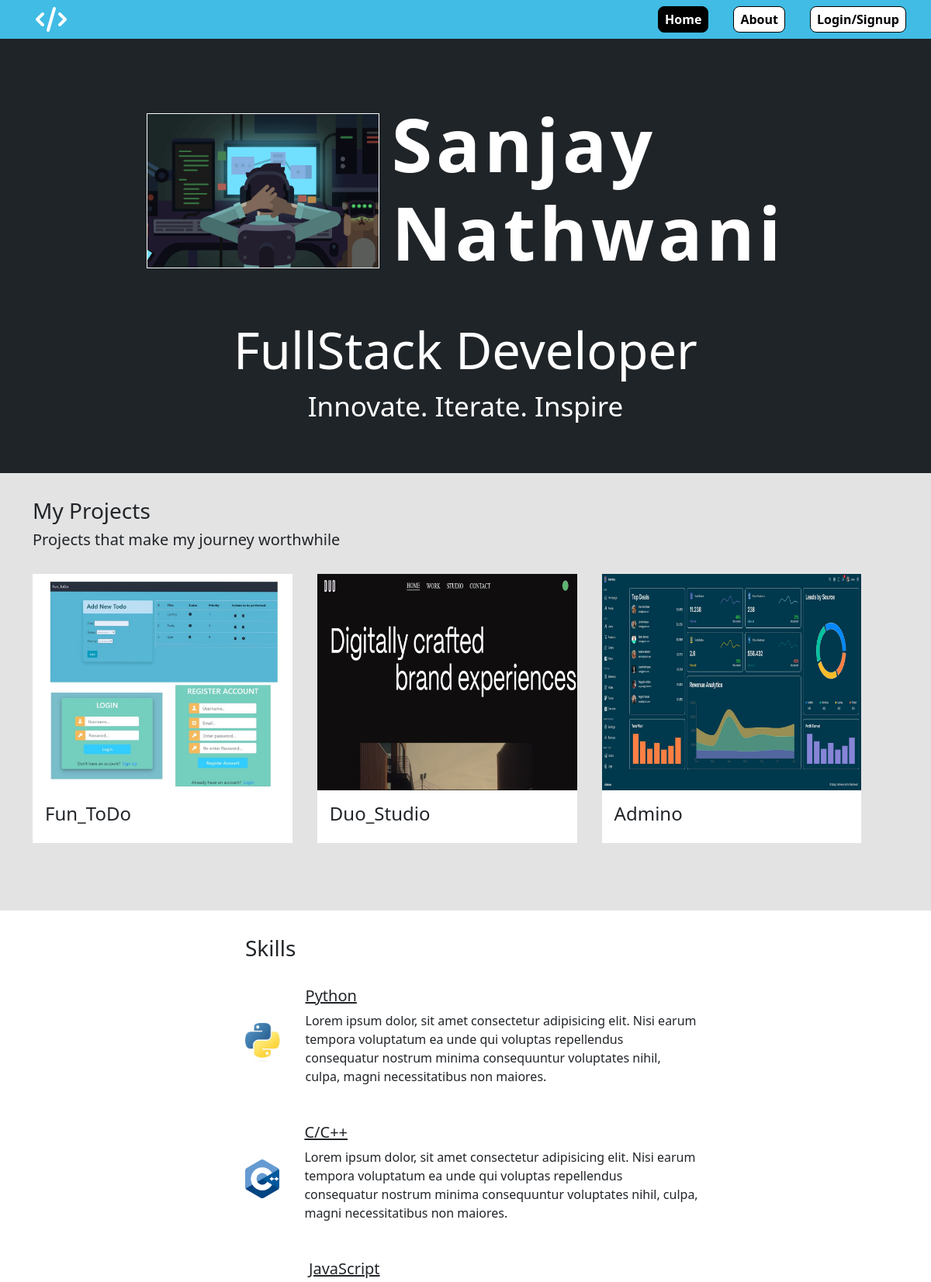
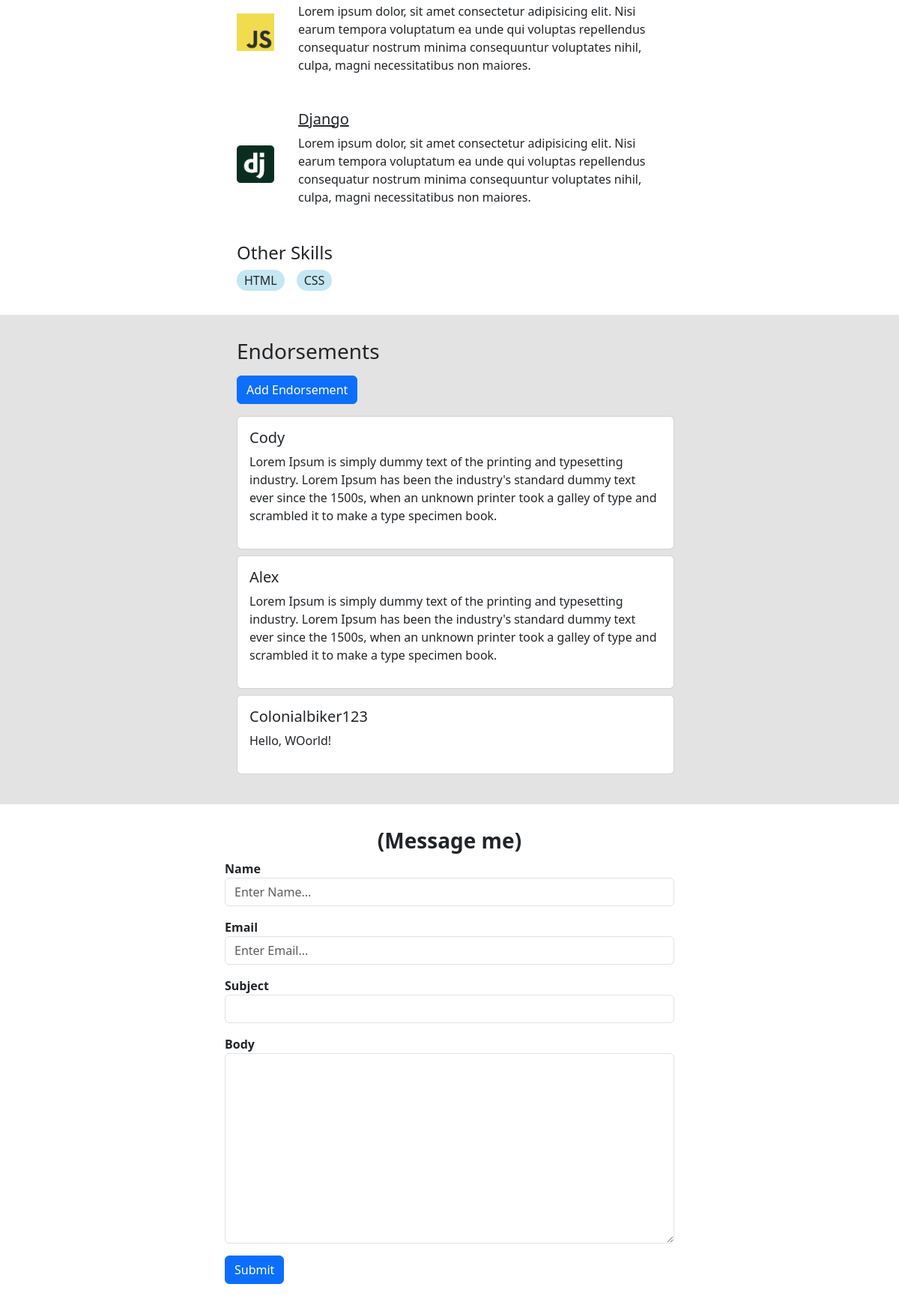
The page / on the database its author committed (2 pictures, top to bottom).
### core/models.py (models this page shows, shortened)
class Project(models.Model):
    title = models.CharField(max_length=200)
    thumbnail = models.ImageField(null=True)
    body = RichTextUploadingField()
    slug = models.SlugField(null=True,blank=True)
    created = models.DateTimeField(auto_now_add=True)
    id = models.UUIDField(default=uuid.uuid4,unique=True,primary_key=True,editable=False)

class Skill(models.Model):
    title = models.CharField(max_length=200,null=True)
    body = models.TextField(null=True,blank=True)
    logo = models.ImageField(null=True)
    created = models.DateTimeField(auto_now_add=True)

class Endorsement(models.Model):
    name = models.CharField(max_length=200,null=True,blank=True)
    body = models.TextField()
    approved = models.BooleanField(default=False,null=True)
    featured = models.BooleanField(default=False)

class Message(models.Model):
    name = models.CharField(max_length=250,null=True)
    email = models.EmailField(max_length=254,null=True)
    subject = models.CharField(max_length=250,null=True)
    body = models.TextField()
    created = models.DateTimeField(auto_now_add=True)
    is_read = models.BooleanField(default=False)
    id = models.UUIDField(default=uuid.uuid4,unique=True,primary_key=True,editable=False)

### core/views.py (the view)
# urls.py: path('',views.home,name="home"),
def home(request):
    projects  = Project.objects.all()
    skills = Skill.objects.exclude(body='')
    other_skills = Skill.objects.filter(body='')
    endorsements = Endorsement.objects.filter(approved=True)
    form = MessageForm()
    if request.method == "POST":
        form = MessageForm(request.POST)
        if form.is_valid():
            form.save()
            form = MessageForm()
            messages.success(request,'Your message was sent successfully...')
    context = {
        "projects" : projects,
        "skills" : skills,
        "other_skills" : other_skills,
        "form" : form,
        "endorsements" : endorsements,
        "navbar" : "home",
    }
    return render(request,'core/home.html',context)

### core/forms.py
class MessageForm(ModelForm):
    class Meta:
        model = Message
        fields = '__all__'
        exclude = ['is_read']
    def __init__(self,*args,**kwargs):
        super(MessageForm,self).__init__(*args,**kwargs)
        self.fields['name'].widget.attrs.update(
            {'class' : 'form-control','placeholder' : 'Enter Name...'}
        )
        self.fields['email'].widget.attrs.update(
            {'class' : 'form-control','placeholder' : 'Enter Email...'}
        )
        self.fields['subject'].widget.attrs.update(
            {'class' : 'form-control'}
        )
        self.fields['body'].widget.attrs.update(
            {'class' : 'form-control'}
        )

### core/templates/core/home.html (shortened to what this page needs)
{% extends 'core/main.html' %}
{% load static %}
{% block content %}
    <div class="home-section">
        <section class="hero">
            <div class="hero-content">
                <div class="hero-content-intro">
                    <img id="profile-pic" src="{% static 'images/hero_img.webp' %}" alt="">
                    <h1 class="intro-name">Sanjay <br> Nathwani</h1>
                </div>
                <div class="hero-content-subheadline">
                    <h2 class="description">FullStack Developer</h2>
                    <p class="slogan">Innovate. Iterate. Inspire</p>
                </div>
            </div>
        </section>
        <section class="container section-2">
            <h3>My Projects</h3>
            <h5>Projects that make my journey worthwhile</h5>
            <div class="project-wrapper">
                {% for project in projects %}
                    <div class="project-col">
                        <a href="{% url 'project' project.id %}">
                            <img class="project-thumbnail" src="{{ project.thumbnail.url }}" alt="">
                        </a>
                        <div class="project-body">
                            <h4>{{project.title}}</h4>
                        </div>
                    </div>
                {% empty %}
                    <h3>There are no projects in database...</h3>
                {% endfor %}
            </div>
        </section>
        <section class="section-1">
            <div class="skills-container">
                <h3>Skills</h3>
                {% for skill in skills %}
                <div class="skill-wrapper">
                    {% if skill.logo %}
                        <img class="skill-logo" src="{{skill.logo.url}}" alt="">
                    {% endif %}
                    <div>
                        <h5 class="text-decoration-underline">{{skill.title}}</h5>
                        <p>{{skill.body}}</p>
                    </div>
                </div>
                {% endfor %}
                <h4>Other Skills</h4>
                <div class="other-skills-wrapper">
                    {% for skill in other_skills %}
                        <div class="skill-tag">
                            <span>{{skill.title}}</span>
                        </div>
                    {% endfor %}
                </div>
            </div>
        </section>
        <section class="section-2">
            <div class="skills-container">
                <h3>Endorsements</h3>
                <a class="btn btn-primary my-2" href="{% url 'add-endorsement' %}">Add Endorsement</a>
                {% for i in endorsements %}
                <div class="card my-2">
                    <div class="card-body">
                        <h5>{{i.name}}</h5>
                        <p>{{i.body}}</p>
                    </div>
                </div>
                {% endfor %}
            </div>
        </section>
        <section class="section-1">
            <h3 class="text-center fw-bolder">(Message me)</h3>
            <div class="container mt-2">
                <form class="contact-form" action="" method="POST">
                    {% for field in form %}
                    <div class="mb-3">
                        <label class="fw-bold" for="{{field.label}}" class="form-label">{{field.label}}</label>
                        {{field}}
                    </div>
                    {% endfor %}
                    <input class="btn btn-primary" type="submit" value="Submit">
                </form>
            </div>
        </section>
    </div>
{% endblock content %}

### core/templates/core/main.html (shortened to what this page needs)
<!DOCTYPE html>
{% load static %}
<html lang="en">
<head>
    <link href="https://cdn.jsdelivr.net/npm/bootstrap@5.3.0-alpha3/dist/css/bootstrap.min.css" rel="stylesheet">
    <link rel="stylesheet" href="https://cdnjs.cloudflare.com/ajax/libs/font-awesome/6.4.0/css/all.min.css" />
    <link rel="stylesheet" type="text/css" media="screen" href="{% static 'styles/main.css' %}">
    <link rel="stylesheet" href="https://cdn.jsdelivr.net/npm/locomotive-scroll@3.5.4/dist/locomotive-scroll.css">
</head>
<body>
    {% include 'core/navbar.html' %}
    <div class="main">
        {% block content %}
        {% endblock content %}
    </div>
</body>
</html>

### core/templates/core/navbar.html (shortened to what this page needs)
{% load static %}
<section class="top-nav">
    <div style="margin-left : 30px;">
        <a href="{% url 'home' %}"><i class="fa-solid fa-code fa-shake fa-2xl" style="color:white;"></i></a>
    </div>
    <ul class="menu">
      <li><a class="link {% if navbar == 'home' %}active{% endif %}" href="{% url 'home' %}">Home</a></li>
      <li><a class="link {% if navbar == 'about' %}active{% endif %}" href="{% url 'about' %}">About</a></li>
        {% if request.user.is_authenticated %}
            <li><a class="link {% if navbar == 'vote' %}active{% endif %}" href="{% url 'chart' %}">Vote</a></li>
            <li><a class="link {% if navbar == 'donation' %}active{% endif %}" href="{% url 'payment' %}">Buy me a chai</a></li>
            <li><a class="link {% if navbar == 'logout' %}active{% endif %}" href="{% url 'logout' %}">Logout</a></li>
        {% else %}
            <li><a class="link {% if navbar == 'login' %}active{% endif %}" href="{% url 'login' %}">Login/Signup</a></li>
        {% endif %}
    </ul>
</section>

### static/styles/main.css (style rules this page uses)
* { padding: 0; margin: 0; box-sizing: border-box; text-decoration: none; list-style: none; box-sizing: border-box; }
body { background-color: #e3e3e3; }
.top-nav { display: flex; flex-direction: row; align-items: center; justify-content: space-between; background-color: #40bce5; color: #FFF; height: 50px; padding: 1em; width: 100%; }
.menu { display: flex; flex-direction: row; list-style-type: none; margin: 0; padding: 0; }
.menu > li { margin: 0 1rem; overflow: hidden; }
.link { display: block; color: black; text-decoration: none; font-weight: 600; background-color: white; padding: 4px 8px; border-radius: 8px; border: 1px solid black; }
.active { background-color: black; color: white; transition: all .30s ease; }
.hero { background-color: #1F2428; min-height: 70vh; columns: white; z-index : 8; }
#profile-pic { height: 200px; width: 300px; object-fit: cover; border: 1px solid white; }
.hero-content { width: 800px; margin: 0 auto; padding-top: 3em; }
.hero-content-intro { display: flex; color: white; align-items: center; justify-content: center; gap: 1em; margin-bottom: 3em; }
.intro-name { font-size: 95px; letter-spacing: 0.05em; font-weight: 700; }
.hero-content-subheadline { color: white; text-align: center; }
.slogan { font-size: 35px; }
.description { font-size: 65px; }
.project-wrapper { display: flex; justify-content: flex-start; gap: 2em; margin-top: 2em; margin-bottom: 2em; overflow-x: scroll; padding-bottom: 0.5em; }
.project-col { width: 30%; max-height: 25%; margin-bottom: 15px; }
.project-thumbnail { width: 100%; }
.project-body { background-color: white; padding: 1em; }
.section-1 { background-color: white; padding-top: 2em; padding-bottom: 2em; }
.section-2 { background-color: #e3e3e3; padding-top: 2em; padding-bottom: 2em; }
.skills-container { width: 600px; margin: 0 auto; padding-left: 1em; }
.skill-wrapper { display: flex; margin-top: 2em; margin-bottom: 2em; gap: 2em; align-items: center; }
.skill-logo { height: 50px; width: 50px; }
.other-skills-wrapper { display: flex; flex-wrap: wrap; gap: 1em; }
.skill-tag { background-color: #C4E7F2; width: fit-content; padding: 2px 10px; border-radius: 20px; }
.contact-form { display: block; max-width: 600px; margin: 0 auto; }
section { padding: 30px 0; overflow: hidden; }

### core/templates/core/main.html (style rules this page uses)
.main { padding : 0; margin : 0; box-sizing : border-box; }

### core/templates/core/home.html (style rules this page uses)
.home-section { padding : 0; margin : 0; box-sizing : border-box; position: relative; }

### rows shown on the page
Project: thumbnail (picture), title "Fun_ToDo"
Project: thumbnail (picture), title "Duo_Studio"
Project: thumbnail (picture), title "Admino"
Skill: logo (picture), title "Python", body "Lorem ipsum dolor, sit amet consectetur adipisicing elit. Nisi earum tempora voluptatum ea unde qui voluptas repellendus consequatur nostrum minima consequuntur voluptates nihil, culpa, magni necessitatibus non maiores."
Skill: logo (picture), title "C/C++", body "Lorem ipsum dolor, sit amet consectetur adipisicing elit. Nisi earum tempora voluptatum ea unde qui voluptas repellendus consequatur nostrum minima consequuntur voluptates nihil, culpa, magni necessitatibus non maiores."
Skill: logo (picture), title "JavaScript", body "Lorem ipsum dolor, sit amet consectetur adipisicing elit. Nisi earum tempora voluptatum ea unde qui voluptas repellendus consequatur nostrum minima consequuntur voluptates nihil, culpa, magni necessitatibus non maiores."
Skill: logo (picture), title "Django", body "Lorem ipsum dolor, sit amet consectetur adipisicing elit. Nisi earum tempora voluptatum ea unde qui voluptas repellendus consequatur nostrum minima consequuntur voluptates nihil, culpa, magni necessitatibus non maiores."
Skill: title "HTML"
Skill: title "CSS"
Endorsement: name "Cody", body "Lorem Ipsum is simply dummy text of the printing and typesetting industry. Lorem Ipsum has been the industry's standard dummy text ever since the 1500s, when an unknown printer took a galley of type and scrambled it to make a type specimen book."
Endorsement: name "Alex", body "Lorem Ipsum is simply dummy text of the printing and typesetting industry. Lorem Ipsum has been the industry's standard dummy text ever since the 1500s, when an unknown printer took a galley of type and scrambled it to make a type specimen book."
Endorsement: name "Colonialbiker123", body "Hello, WOorld!"

### other values the page prints
{{ field.label }} "Name" "Email" "Subject" "Body"
